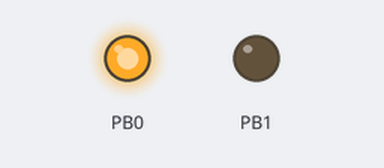
The program below on a simulated ATtiny85, built with avr-gcc and emulated at 16 MHz. Shown: output pins drawn as LEDs (lit = HIGH).

Above: at 0.1 s.
At 0.7 s:
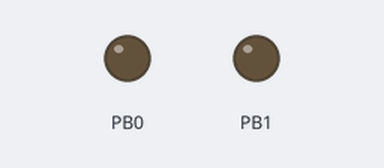
Timing chart, 0 to 3.0 s (numbered marks = the images above):
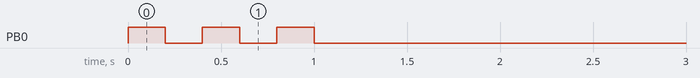

The program:

main.c
```c
// (licence header left out)
/* Includes */
#include <avr/interrupt.h>
#include <avr/pgmspace.h>
#include <util/delay.h>
#include <avr/io.h>
#include "soft_dac.h"

/* Wavetable */
//#define USE_MUSIC_SAMPLE

#ifdef USE_MUSIC_SAMPLE
#include "music.h"
#else
#include "wavetables.h"

const uint16_t pcm_length = 361;
volatile uint16_t pcm_samples = (uint16_t)wave_sinus;
#endif

/* Wavetble iterator */
volatile uint16_t counter = 0;

/**
 * Sampling ISR
 */
ISR(TIMER1_COMPA_vect) {

  /* Sample frequency debuging */
  //PORTB ^= (1 << PIN0);

  /* output current sample */
  soft_dac_output(pgm_read_byte(pcm_samples + counter));

  /* Jump to next sample (or loop back to first sample) */
  if(++counter >= pcm_length) counter = 0;

  /* Re-arm sampling timer */
  soft_dac_sampling_reset();
}

/**
 * Programm entry point
 */
int main( void ) {

  /* Initialize pin PB0 (for debug) */
  DDRB |= (1 << PIN0);   // PB0 as output
  PORTB &= ~(1 << PIN0); // PB0 at low state

  /* Debug Hello */
  uint8_t i;
  for(i = 0; i < 5; ++i) {
    PORTB ^= (1 << PIN0);
    _delay_ms(200);
  }

  /* Initialize software DAC */
  soft_dac_initialize();

  /* Set sampling frequency */
  soft_dac_sampling_frequency(8000UL);

  /* Start software ADC */
  soft_dac_start();

  /* Infinite loop */
  for(;;) {
#ifndef USE_MUSIC_SAMPLE
    PORTB ^= (1 << PIN0);
	pcm_samples = (uint16_t)wave_sinus;
	_delay_ms(2000);

	PORTB ^= (1 << PIN0);
    pcm_samples = (uint16_t)wave_triangle;
	_delay_ms(2000);

	PORTB ^= (1 << PIN0);
    pcm_samples = (uint16_t)wave_scare;
	_delay_ms(2000);

	PORTB ^= (1 << PIN0);
    pcm_samples = (uint16_t)wave_sawtooth;
	_delay_ms(2000);

	PORTB ^= (1 << PIN0);
    pcm_samples = (uint16_t)wave_noise;
	_delay_ms(2000);
#endif
  }
}
```

soft_dac.c
```c
// (licence header left out)
/* Includes */
#include <avr/interrupt.h> // For ISR
#include <avr/io.h>        // For registers

void soft_dac_initialize( void ) {

  /* Disallow interrupts */
  cli();

  /* Initialize OC0B pin (PB1) */
  DDRB |= (1 << PIN1);   // PB1 as output
  PORTB &= ~(1 << PIN1); // PB1 at low state

  /* Initialize Timer 0 (for fast PWM) */
  // OC0A disconnected
  // OC0B connected to PB1 w/ "Clear on compare match, set at bottom"
  // Fast PWM mode enable
  TCCR0A = (0 << COM0A1) | (0 << COM0A0) | (1 << COM0B1) | (0 << COM0B0) | (1 << WGM01) | (1 << WGM00);
  // PWM mode
  // Fast PWM mode enable (top at 0xFF)
  // Prescaler CLK_IO/1
  TCCR0B = (0 << FOC0A) | (0 << FOC0B) | (0 << WGM02) | (0 << CS02) | (0 << CS01) | (1 << CS00);
  TCNT0 = 0; // Reset Timer 0 counter
  OCR0A = 0; // OCR0A not used
  OCR0B = 0; // Set defaut output value to 0

  /* Initialize Timer 1 (for sampling) */
  // CTC mode disable
  // No PWM output
  // No output on OC1A pin
  // Set defaut output prescaler to 0 (timer off)
  TCCR1 = (1 << CTC1) | (0 << PWM1A) | (0 << COM1A1) | (0 << COM1A0) | (0 << CS13) | (0 << CS12) | (0 << CS11) | (0 << CS10);
  // No PMW output
  // No output on OC1B pin
  // No force compare mode
  // No prescaler reset
  GTCCR = (0 << PWM1B) | (0 << COM1B1) | (0 << COM1B0) | (0 << FOC1B) | (0 << FOC1A) | (0 << PSR1) | (0 << PSR0);
  TCNT1 = 0; // Reset Timer 1 counter
  OCR1A = 0; // Set default compare value to 0
  OCR1B = 0; // OCR1B not used
  OCR1C = 0; // OCR1C not used

  /* Initialize interrupts register */
  // Timer 1 : Interrupt on compare match A
  // Timer 1 : No interrupt on compare match B
  // Timer 1 : No interrupt on counter overflow
  // Timer 0 : No interrupt on compare match A and B
  // Timer 0 : No interrupt on counter overflow
  TIMSK = (1 << OCIE1A) | (0 << OCIE1B) | (0 << OCIE0A) | (0 << OCIE0B) | (0 << TOIE1) | (0 << TOIE0);

  /* Initialize global PLL clock */
  // Low speed mode disable
  // PLL disable
  PLLCSR = (0 << LSM) | (0 << PCKE) | (1 << PLLE);
}

void soft_dac_start( void ) {

  /* Start PWM timer */
  TCNT0 = 0; // Reset Timer 0 counter
  TCCR0B |= (0 << CS02) | (0 << CS01) | (1 << CS00); // Timer 0 : Prescaler CLK_IO/1

  /* Start sampling timer */
  TCNT1 = 0; // Reset Timer 1 counter
  TIMSK |= (1 << OCIE1A);

  /* Allow interrupts */
  sei();
}

void soft_dac_stop( void ) {

  /* Disallow interrupts */
  cli();

  /* Stop PWM timer */
  TCCR0B &= ~((1 << CS02) | (1 << CS01) | (1 << CS00)); // Timer 0 disable

  /* Stop sampling timer */
  TIMSK &= ~(1 << OCIE1A); // Timer 1 disable

  /* Ground OC0B pin */
  PORTB &= ~(1 << PIN1); // PB1 at low state
}

void soft_dac_sampling_frequency( uint32_t frequency ) {

  /* Usage variable */
  uint8_t prescaler; // Computed prescaler bits
  uint16_t ocr; // Computed OCR1A offset

  /* Compute prescaler and OCR1A offset values */
  for(prescaler = 1; prescaler < 16; ++prescaler) {
    ocr = F_CPU / frequency / ((uint16_t)1 << prescaler) - 1;
    if(ocr <= 255) break;
  }
  if(ocr > 255) ocr = 255;

  OCR1A = ocr & 0xFF; // Set compare value
  TCCR1 = (TCCR1 & ~((1 << CS13) | (1 << CS12) | (1 << CS11) | (1 << CS10))) | prescaler;
}
```

soft_dac.h
```c
// (licence header left out)
#ifndef _H_SOFT_DAC_
#define _H_SOFT_DAC_

#if !defined(__AVR_ATtiny25__) && !defined(__AVR_ATtiny45__) && !defined(__AVR_ATtiny85__)
#error "Software DAC is written for ATtiny25, Attiny45 and Attiny85 only !"
#endif

#include <avr/io.h>

/**
 * Initialize software DAC
 */
void soft_dac_initialize( void );

/**
 * Start software DAC
 */
void soft_dac_start( void );

/**
 * Stop software DAC
 */
void soft_dac_stop( void );

/**
 * Reset sampling timer
 */
inline void soft_dac_sampling_reset( void ) {
  TCNT1 = 0; // Reset Timer 1 counter
}

/**
 * Set output value of software DAC
 *
 * @param value Analog value between 0 and 255
 */
inline void soft_dac_output( uint8_t value ) {
  OCR0B = value; // Set value (double buffered in Fast PWM mode to avoid glitch)
}

/**
 * Set sampling frequency of software DAC
 *
 * @note
 * To handle the sampling ISR add this snippet to your main code :
 * ISR(TIMER1_COMPA_vect) {
 *   // Add this ISR to your code
 * }
 *
 * @param frequency Target frequency in Hert
 */
void soft_dac_sampling_frequency( uint32_t frequency );

#endif // _H_SOFT_DAC_
```

Source omitted: wavetables.h (data table, 8618 bytes)

Measured:
- by itself, PB0: repeats every 0.40 s: LOW 0.20 s, HIGH 0.20 s
